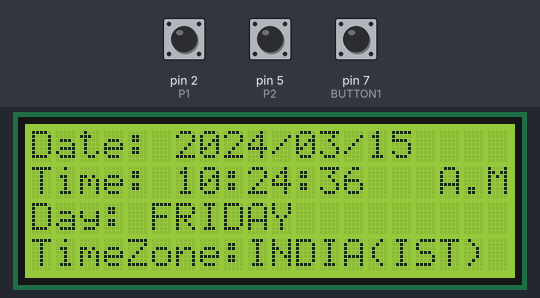
The sketch below on a simulated Arduino Uno, built with avr-gcc and run on an emulated ATmega328P. Shown: 20×4 character LCD. The test bench sets the inputs (shaded band); at power-on: pin 2 (P1) HIGH, pin 7 (BUTTON1) HIGH, pin 5 (P2) HIGH. The local clock reads 2024-03-15 10:24:30 at power-on unless the sketch sets it; what the sketch prints to the serial monitor is not drawn.

Above: at 7.2 s.
7.3 s: pin 2 (P1) pulled LOW for 0.75 s
At 9.4 s:
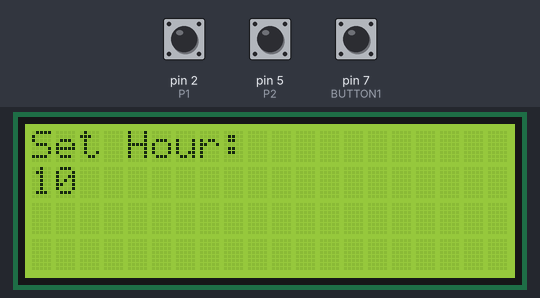
9.9 s: pin 2 (P1) pulled LOW for 3.2 s
At 13.5 s:
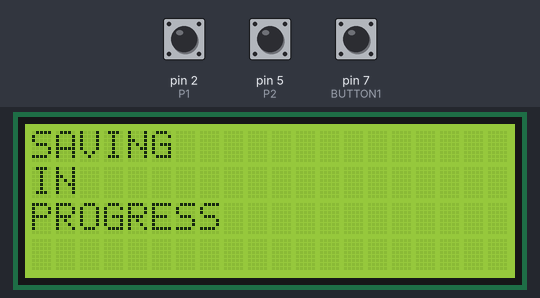
14.6 s: pin 7 (BUTTON1) pulled LOW for 0.75 s
At 17.1 s:
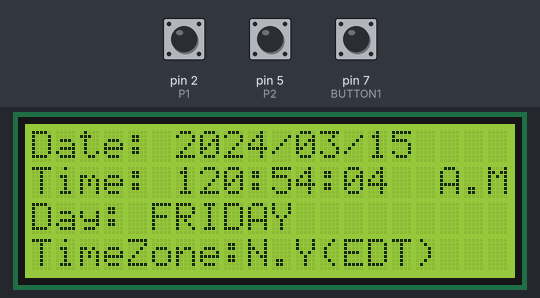
18.6 s: pin 7 (BUTTON1) pulled LOW for 3.2 s
At 23.5 s:
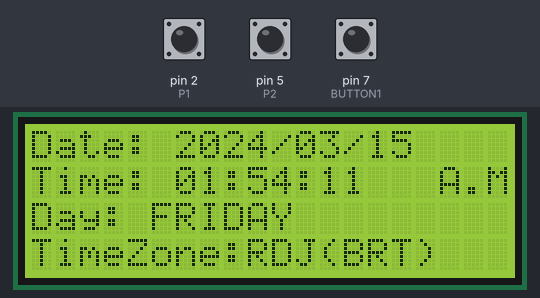
23.6 s: pin 2 (P1) pulled LOW for 1 s
At 27.1 s:
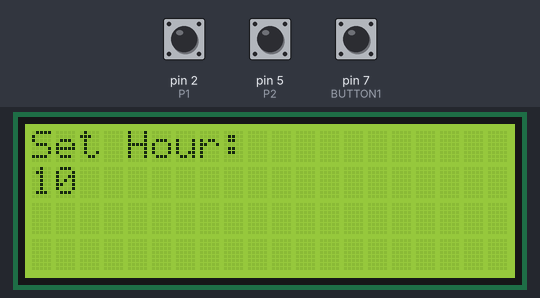
27.4 s: pin 5 (P2) pulled LOW for 0.75 s
At 28.3 s:
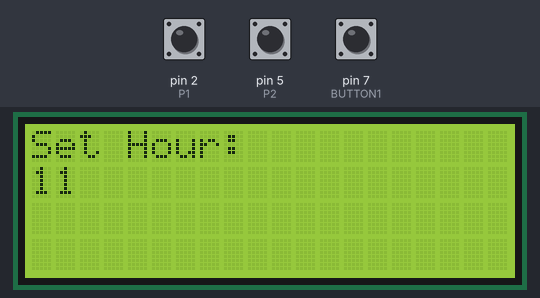
Timing chart, 0 to 30.4 s (numbered marks = the images above; inputs shaded):
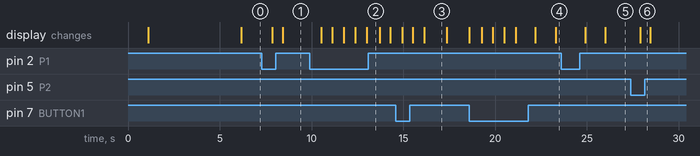

Measured:
- after the input at 9.9 s, the display: first changes after 0.62 s (image 2 shows a later state)
- after the input at 14.6 s, the display: first changes after 0.35 s (image 3 shows a later state)
- after the input at 18.6 s, the display: first changes after 0.66 s (image 4 shows a later state)
- after the input at 27.4 s, the display: changes after 0.52 s (image 6)
- what the display in image 3 shows lasts 1.3 s, from 16.1 s to 17.4 s

The sketch:

aditya.ino
```cpp
#include "Wire.h"
#include "LCD.h"
#include "LiquidCrystal_I2C.h"
#include "RTClib.h"
#include <DS3231.h>

DS3231  rtc(SDA, SCL);
Time now;
LiquidCrystal_I2C lcd (0x27,2,1,0,4,5,6,7); //I2C Configuration
const int BUTTON1 = 7; // Naming switch button pin for changing time zones
int BUTTON1state =0; //when the button is not pressed means it is at default
const int P1 = 2; //for menu
const int P2 = 5; //for incrementing the value+

//************Variables Used Including New Debounce Variable**************//
int hourupg;
int minupg;
int yearupg;
int monthupg;
int dateupg;
int dayofweekupg;
int menu=0;
const int debounce = 500;
int count=0;

char week [7] [12] ={"SUNDAY", "MONDAY", "TUESDAY", "WEDNESDAY", "THURSDAY", "FRIDAY", "SATURDAY"};
void setup() {
  Serial.begin(9600);
    // LCD Configuration
    lcd.begin(20,4);
    lcd.setBacklightPin(3,POSITIVE);
    lcd.setBacklight(HIGH);
    lcd.clear();
    //RTC Configuration
     rtc.begin();
    pinMode(BUTTON1, INPUT_PULLUP);
    pinMode(P1,INPUT_PULLUP);
    pinMode(P2,INPUT_PULLUP);

    delay(1000);
    lcd.setCursor(7, 0);
    lcd.print("Hello");
    lcd.setCursor(4, 1);
    lcd.print("Welcome to");
    lcd.setCursor(4, 2);
    lcd.print("World Clock");
    delay(5000);
    lcd.clear();
}

void loop() {
  // in which subroutine should we go?
  if (menu==0)
  {
     DisplayDateTime(); // void DisplayDateTime
  }
  if (menu==1)
  {
    // lcd.clear();
    DisplaySetHour();
    delay(100);
  }
  if (menu==2)
  {
    DisplaySetMinute();
     delay(100);
  }
  if (menu==3)
  {
    DisplaySetYear();
     delay(100);
  }
  if (menu==4)
  {
    DisplaySetMonth();
     delay(100);
  }
  if (menu==5)
  {
    DisplaySetDate();
     delay(100);
  }
  if (menu==6)
  {
    StoreAgg();
     delay(100);
    //delay(500);
    menu=0;
  }
    delay(50);

}

//displaying the world clock
void DisplayDateTime()
{
    if(digitalRead(P1) == LOW){
      menu=1;
      delay(debounce);
    }

   now = rtc.getTime();
   if(digitalRead(BUTTON1)==LOW)
   {
    count++;
    lcd.clear();
   }
    // Reading button status / input

  //India Time Zone Code
  if(count%6==0)
  {
    //lcd.clear();

    // DateTime now = rtc.now();

    //Time
    lcd.setCursor(0,1);
    lcd.print("Time: ");
    if(now.hour!=0 && (now.hour < 10 || (12 < now.hour && now.hour < 22)))
    {
      lcd.print(0);
    }
    if(now.hour == 0)
    {
      lcd.print(12);
    }
    else if(now.hour > 12) //12 hour clock
    {
      lcd.print(now.hour - 12, DEC);
    }
    else
    {
      lcd.print(now.hour,DEC);
    }
    hourupg = now.hour;
    lcd.print(':');
    if(now.min < 10)
    {
      lcd.print(0);
    }
    lcd.print(now.min,DEC);
    minupg = now.min;
    lcd.print(':');
    if(now.sec < 10)
    {
      lcd.print(0);
    }
    lcd.print(now.sec,DEC);

    //Date
    lcd.setCursor(0,0);
    lcd.print("Date: ");
    lcd.print(now.year,DEC);
    yearupg = now.year;
    lcd.print('/');
    if(now.mon <10)
    {
      lcd.print(0);
    }
    lcd.print(now.mon,DEC);
    monthupg = now.mon;
    lcd.print('/');
    if(now.date < 10)
    {
      lcd.print(0);
    }
    lcd.print(now.date,DEC);
    dateupg = now.date;

    //Day of Week
    lcd.setCursor(0,2);
    lcd.print("Day: ");
    if(now.dow == 7)
    {
      lcd.print(week[0]);
    }
    else
    {
      lcd.print(week[now.dow]);
    }
    dayofweekupg = now.dow;
    lcd.print(" ");

    //Time Zone
    lcd.setCursor(0,3);
    lcd.print("TimeZone:");
    lcd.print("INDIA(IST)");

    // AM and PM
    if(now.hour <12)
    {
      lcd.setCursor(17, 1);
      lcd.print("A.M");
    }
    else
    {
      lcd.setCursor(17, 1);
      lcd.print("P.M");
    }
    Serial.println(now.sec);
    int i = now.sec;

    delay(500);
    if(i==59){
      lcd.clear(); //Clear the display every minute
      Serial.println("CLEAR");
    }
  }

  // New York Time Zone Code
  if(count%6==1)
  {
    // lcd.clear();
    // now = rtc.getTime();
    int hour = now.hour - 9;
    int dayofweek = now.dow;
    int date = now.date;
    int month = now.mon;
    int year = now.year;
    int minute = now.min - 30;
    if(minute < 0)//when minute becomes negative
    {
      minute = 60 + minute;
      hour = hour - 1;
    }
    if(hour<0)//when hour becomes negative
    {
      hour = 24 + hour;
      dayofweek = dayofweek - 1;
      date = date - 1;
    }
    //for day of week
    if(dayofweek < 0)
    {
      dayofweek = 7 + dayofweek;
    }

    //for date
    if(date == 0)
    {
      month = month - 1;
      if(month == 0)
      {
        month = 12;
        year = year -1;
      }
      date = 30;
      if(month == 1 || month == 3 || month == 5 || month == 7 || month == 8 || month == 10 || month == 12)
      {
        date = 31;
      }
      if(month == 2)
      {
        date = 28;
        //leap year
        if(year % 100 == 0)
        {
          if(year % 400 == 0)
          {
            date = 29;
          }
        }
        else if(year % 4 == 0)
        {
          date = 29;
        }
      }
    }

    lcd.setCursor(0,1);
    lcd.print("Time: ");
    if(hour!=0 && (hour < 10 || (12 < hour && hour < 22)))
    {
      lcd.print(0);
    }
    if(hour == 0)
    {
      lcd.print(12);
    }
    if(hour > 12)
    {
      lcd.print(hour - 12, DEC);
    }
    else
    {
      lcd.print(hour,DEC);
    }

    lcd.print(':');
    if(minute < 10)
    {
      lcd.print(0);
    }
    lcd.print(minute,DEC);
    lcd.print(':');
    if(now.sec < 10)
    {
      lcd.print(0);
    }
    lcd.print(now.sec,DEC);

    lcd.setCursor(0,0);
    lcd.print("Date: ");
    lcd.print(year,DEC);
    lcd.print('/');
    if(month <10)
    {
      lcd.print(0);
    }
    lcd.print(month,DEC);
    lcd.print('/');
    if(date <10)
    {
      lcd.print(0);
    }
    lcd.print(date,DEC);

    lcd.setCursor(0,2);
    lcd.print("Day: ");
    if(dayofweek == 7)
    {
      lcd.print(week[0]);
    }
    else
    {
      lcd.print(week[dayofweek]);
    }
    lcd.print(" ");

    lcd.setCursor(0,3);
    lcd.print("TimeZone:");
    lcd.print("N.Y(EDT)");

    // AM and PM
    if(hour <12)
    {
      lcd.setCursor(17, 1);
      lcd.print("A.M");
    }
    else
    {
      lcd.setCursor(17, 1);
      lcd.print("P.M");
    }
    Serial.println(now.sec);

    int i = now.sec;

    delay(500);
    if(i==59){
      lcd.clear(); //Clear the display every minute
      Serial.println("CLEAR");
    }

  }

  //London Time Zone Code
  if(count%6==2)
  {
    // lcd.clear();
    // now = rtc.getTime();
    int hour = now.hour - 5;
    int dayofweek = now.dow;
    int date = now.date;
    int month = now.mon;
    int year = now.year;
    int minute = now.min - 30;
    if(minute < 0)
    {
      minute = 60 + minute;
      hour = hour - 1;
    }
    if(hour<0)
    {
      hour = 24 + hour;
      dayofweek = dayofweek - 1;
      date = date - 1;
    }
    //for day of week
    if(dayofweek < 0)
    {
      dayofweek = 7 + dayofweek;
    }
    if(date == 0)
    {
      month = month - 1;
      if(month == 0)
      {
        month = 12;
        year = year -1;
      }
      date = 30;
      if(month == 1 || month == 3 || month == 5 || month == 7 || month == 8 || month == 10 || month == 12)
      {
        date = 31;
      }
      if(month == 2)
      {
        date = 28;
        //leap year
        if(year % 100 == 0)
        {
          if(year % 400 == 0)
          {
            date = 29;
          }
        }
        else if(year % 4 == 0)
        {
          date = 29;
        }
      }
    }
    lcd.setCursor(0,1);
    lcd.print("Time: ");
    if(hour!=0 && (hour < 10 || (12 < hour && hour < 22)))
    {
      lcd.print(0);
    }
    if(hour == 0)
    {
      lcd.print(12);
    }
    if(hour > 12)
    {
      lcd.print(hour - 12, DEC);
    }
    else
    {
      lcd.print(hour,DEC);
    }

    lcd.print(':');
    if(minute < 10)
    {
      lcd.print(0);
    }
    lcd.print(minute,DEC);
    lcd.print(':');
    if(now.sec < 10)
    {
      lcd.print(0);
    }
    lcd.print(now.sec,DEC);

    lcd.setCursor(0,0);
    lcd.print("Date: ");
    lcd.print(year,DEC);
    lcd.print('/');
    if(month <10)
    {
      lcd.print(0);
    }
    lcd.print(month,DEC);
    lcd.print('/');
    if(date <10)
    {
      lcd.print(0);
    }
    lcd.print(date,DEC);

    lcd.setCursor(0,2);
    lcd.print("Day: ");
    if(dayofweek == 7)
    {
      lcd.print(week[0]);
    }
    else
    {
      lcd.print(week[dayofweek]);
    }
    lcd.print(" ");

    lcd.setCursor(0,3);
    lcd.print("TimeZone:");
    lcd.print("LONDON(GMT)");

    //AM to PM
    if(hour <12)
    {
      lcd.setCursor(17, 1);
      lcd.print("A.M");
    }
    else
    {
      lcd.setCursor(17, 1);
      lcd.print("P.M");
    }

    Serial.println(now.sec);

    int i = now.sec;

    delay(500);
    if(i==59){
      lcd.clear(); //Clear the display every second
      Serial.println("CLEAR");
    }
  }

  //Tokyo Time Zone Code
  if(count%6 == 3)
  {
    // lcd.clear();
    // now = rtc.getTime();
    int hour = now.hour + 3;
    int dayofweek = now.dow;
    int date = now.date;
    int month = now.mon;
    int year = now.year;
    int minute = now.min + 30;
    if(minute >= 60)//when minutes exceed 60
    {
      minute = minute - 60;
      hour = hour + 1;
    }
    if(hour >= 24)//when hours exceed 24
    {
      hour = hour - 24;
      dayofweek = dayofweek + 1;
      date = date + 1;
    }
    // for week day
    if(dayofweek > 6)
    {
      dayofweek = dayofweek - 7;
    }
    //for date
    if(date > 30)
    {
      if(month == 4 || month == 6 || month == 9 || month == 11)
      {
        date = date - 30;
      }
      month = month + 1;
      if(month > 12)
      {
        month = month -12;
        year = year + 1;
      }
    }
    //when the standard month is february
    if(now.mon == 2)
    {
      if(date > 28)
      {
        if(date >29)
        {
          date = date - 29;
        }
        if(year % 100 == 0)
        {
          if(year % 400 == 0)
          {
            date = date;
          }
          else
          {
            date = date - 28;
          }
        }
        else if(year % 4 == 0)
        {
          date = date;
        }
        else
        {
          date = date - 28;
        }
      }
    }
    lcd.setCursor(0,1);
    lcd.print("Time: ");
    if(hour!=0 && (hour < 10 || (12 < hour && hour < 22)))
    {
      lcd.print(0);
    }
    if(hour == 0)
    {
      lcd.print(12);
    }
    if(hour > 12)
    {
      lcd.print(hour - 12, DEC);
    }
    else
    {
      lcd.print(hour,DEC);
    }

    lcd.print(':');
    if(minute < 10)
    {
      lcd.print(0);
    }
    lcd.print(minute,DEC);
    lcd.print(':');
    if(now.sec < 10)
    {
      lcd.print(0);
    }
    lcd.print(now.sec,DEC);

    lcd.setCursor(0,0);
    lcd.print("Date: ");
    lcd.print(year,DEC);
    lcd.print('/');
    if(month <10)
    {
      lcd.print(0);
    }
    lcd.print(month,DEC);
    lcd.print('/');
    if(date <10)
    {
      lcd.print(0);
    }
    lcd.print(date,DEC);

    lcd.setCursor(0,2);
    lcd.print("Day: ");
    if(dayofweek == 7)
    {
      lcd.print(week[0]);
    }
    else
    {
      lcd.print(week[dayofweek]);
    }
    lcd.print(" ");

    lcd.setCursor(0,3);
    lcd.print("TimeZone:");
    lcd.print("TOKYO(JST)");

    //AM to PM
    if(hour <12)
    {
      lcd.setCursor(17, 1);
      lcd.print("A.M");
    }
    else
    {
      lcd.setCursor(17, 1);
      lcd.print("P.M");
    }

    Serial.println(now.sec);

    int i = now.sec;

    delay(500);
    if(i==59){
      lcd.clear(); //Clear the display every second
      Serial.println("CLEAR");
    }

  }
  //Istanbull Time Zone
  if(count%6==4)
  {
    // lcd.clear();
    // now = rtc.getTime();
    int hour = now.hour - 2;
    int dayofweek = now.dow;
    int date = now.date;
    int month = now.mon;
    int year = now.year;
    int minute = now.min - 30;
    if(minute < 0)
    {
      minute = 60 + minute;
      hour = hour - 1;
    }
    if(hour<0)
    {
      hour = 24 + hour;
      dayofweek = dayofweek - 1;
      date = date - 1;
    }
    //for day of week
    if(dayofweek < 0)
    {
      dayofweek = 7 + dayofweek;
    }

    //for date
    if(date == 0)
    {
      month = month - 1;
      if(month == 0)
      {
        month = 12;
        year = year -1;
      }
      date = 30;
      if(month == 1 || month == 3 || month == 5 || month == 7 || month == 8 || month == 10 || month == 12)
      {
        date = 31;
      }
      if(month == 2)
      {
        date = 28;
        //leap year
        if(year % 100 == 0)
        {
          if(year % 400 == 0)
          {
            date = 29;
          }
        }
        else if(year % 4 == 0)
        {
          date = 29;
        }
      }
    }
    lcd.setCursor(0,1);
    lcd.print("Time: ");
    if(hour!=0 && (hour < 10 || (12 < hour && hour < 22)))
    {
      lcd.print(0);
    }
    if(hour == 0)
    {
      lcd.print(12);
    }
    if(hour > 12)
    {
      lcd.print(hour - 12, DEC);
    }
    else
    {
      lcd.print(hour,DEC);
    }

    lcd.print(':');
    if(minute < 10)
    {
      lcd.print(0);
    }
    lcd.print(minute,DEC);
    lcd.print(':');
    if(now.sec < 10)
    {
      lcd.print(0);
    }
    lcd.print(now.sec,DEC);

    lcd.setCursor(0,0);
    lcd.print("Date: ");
    lcd.print(year,DEC);
    lcd.print('/');
    if(month <10)
    {
      lcd.print(0);
    }
    lcd.print(month,DEC);
    lcd.print('/');
    if(date <10)
    {
      lcd.print(0);
    }
    lcd.print(date,DEC);

    lcd.setCursor(0,2);
    lcd.print("Day: ");
    if(dayofweek == 7)
    {
      lcd.print(week[0]);
    }
    else
    {
      lcd.print(week[dayofweek]);
    }
    lcd.print(" ");

    lcd.setCursor(0,3);
    lcd.print("TimeZone:");
    lcd.print("TURKEY(TRT)");

    //AM to PM
    if(hour <12)
    {
      lcd.setCursor(17, 1);
      lcd.print("A.M");
    }
    else
    {
      lcd.setCursor(17, 1);
      lcd.print("P.M");
    }

    Serial.println(now.sec);

    int i = now.sec;

    delay(500);
    if(i==59){
      lcd.clear(); //Clear the display every second
      Serial.println("CLEAR");
    }

  }

  //RIO de janerio Time Zone
  if(count%6==5)
  {
    // lcd.clear();
    // now = rtc.getTime();
    int hour = now.hour - 8;
    int dayofweek = now.dow;
    int date = now.date;
    int month = now.mon;
    int year = now.year;
    int minute = now.min - 30;
    if(minute < 0)
    {
      minute = 60 + minute;
      hour = hour - 1;
    }
    if(hour<0)
    {
      hour = 24 + hour;
      dayofweek = dayofweek - 1;
      date = date - 1;
    }
    //for day of week
    if(dayofweek < 0)
    {
      dayofweek = 7 + dayofweek;
    }

    //for date
    if(date == 0)
    {
      month = month - 1;
      if(month == 0)
      {
        month = 12;
        year = year -1;
      }
      date = 30;
      if(month == 1 || month == 3 || month == 5 || month == 7 || month == 8 || month == 10 || month == 12)
      {
        date = 31;
      }
      if(month == 2)
      {
        date = 28;
        //leap year
        if(year % 100 == 0)
        {
          if(year % 400 == 0)
          {
            date = 29;
          }
        }
        else if(year % 4 == 0)
        {
          date = 29;
        }
      }
    }
    lcd.setCursor(0,1);
    lcd.print("Time: ");
    if(hour!=0 && (hour < 10 || (12 < hour && hour < 22)))
    {
      lcd.print(0);
    }
    if(hour == 0)
    {
      lcd.print(12);
    }
    if(hour > 12)
    {
      lcd.print(hour - 12, DEC);
    }
    else
    {
      lcd.print(hour,DEC);
    }

    lcd.print(':');
    if(minute < 10)
    {
      lcd.print(0);
    }
    lcd.print(minute,DEC);
    lcd.print(':');
    if(now.sec < 10)
    {
      lcd.print(0);
    }
    lcd.print(now.sec,DEC);

    lcd.setCursor(0,0);
    lcd.print("Date: ");
    lcd.print(year,DEC);
    lcd.print('/');
    if(month <10)
    {
      lcd.print(0);
    }
    lcd.print(month,DEC);
    lcd.print('/');
    if(date <10)
    {
      lcd.print(0);
    }
    lcd.print(date,DEC);

    lcd.setCursor(0,2);
    lcd.print("Day: ");
    if(dayofweek == 7)
    {
      lcd.print(week[0]);
    }
    else
    {
      lcd.print(week[dayofweek]);
    }
    lcd.print(" ");

    lcd.setCursor(0,3);
    lcd.print("TimeZone:");
    lcd.print("RDJ(BRT)");

    //AM to PM
    if(hour <12)
    {
      lcd.setCursor(17, 1);
      lcd.print("A.M");
    }
    else
    {
      lcd.setCursor(17, 1);
      lcd.print("P.M");
    }

    Serial.println(now.sec);

    int i = now.sec;

    delay(1000);
    if(i==59){
      lcd.clear(); //Clear the display every second
      Serial.println("CLEAR");
    }
  }
}

void DisplaySetHour()
{
//setting hour
  // P2state = digitalRead(P2);
  lcd.clear();
  // DateTime now = rtc.now();

  lcd.setCursor(0,0);
  lcd.print("Set Hour:");
  lcd.setCursor(0,1);
  if(hourupg < 10)
  {
    lcd.print(0);
  }
  // lcd.blink();
  lcd.print(hourupg,DEC);

  while(digitalRead(P1) == HIGH){
    // lcd.setCursor(1,1);
    // lcd.blink();
  if(digitalRead(P2) == LOW)
  {
    if(hourupg==23)
    {
      hourupg=0;
    }
    else
    {
      hourupg=hourupg+1;
    }
    delay(500);

  }
  // DateTime now = rtc.now();
  lcd.setCursor(0,0);
  lcd.print("Set Hour:");
  lcd.setCursor(0,1);
  if(hourupg < 10)
  {
    lcd.print(0);
  }
  lcd.print(hourupg,DEC);
  }
  if(digitalRead(P1) == LOW)
  {
    menu=2;
    delay(debounce);
  }
}

void DisplaySetMinute()
{
// Setting the minutes

  lcd.clear();

  lcd.setCursor(0,0);
  lcd.print("Set Minutes:");
  lcd.setCursor(0,1);
  if(minupg < 10)
  {
    lcd.print(0);
  }
  lcd.print(minupg,DEC);
  // lcd.blink();
  while(digitalRead(P1) == HIGH){
  if(digitalRead(P2) == LOW)
    {
      if (minupg==59)
      {
        minupg=0;
      }
      else
      {
        minupg=minupg+1;
      }
      delay(debounce);
    }
  lcd.setCursor(0,0);
  lcd.print("Set Minutes:");
  lcd.setCursor(0,1);
  if(minupg < 10)
  {
    lcd.print(0);
  }
  lcd.print(minupg,DEC);
  // lcd.blink();
  //delay(200);
  }
  if(digitalRead(P1) == LOW)
  {
    menu=3;
    delay(debounce);
  }
}

void DisplaySetYear()
{
// setting the year
  lcd.clear();
  lcd.setCursor(0,0);
  lcd.print("Set Year:");
  lcd.setCursor(0,1);
  lcd.print(yearupg,DEC);
  // lcd.blink();
  while(digitalRead(P1) == HIGH){
  if(digitalRead(P2) == LOW)
    {
      if(yearupg == 2029)
      {
        yearupg= 2000;
      }
      else
      {
        yearupg=yearupg+1;
      }
    }
    delay(debounce);
    lcd.setCursor(0,0);
    lcd.print("Set Year:");
    lcd.setCursor(0,1);
    // lcd.blink();
    lcd.print(yearupg,DEC);
  }
  if(digitalRead(P1) == LOW)
  {
    menu=4;
    delay(debounce);
  }
}

void DisplaySetMonth()
{
// Setting the month
  lcd.clear();
  lcd.setCursor(0,0);
  lcd.print("Set Month:");
  lcd.setCursor(0,1);
  if(monthupg <10)
  {
    lcd.print(0);
  }
  lcd.print(monthupg,DEC);
  // lcd.blink();
  while(digitalRead(P1) == HIGH){
  if(digitalRead(P2) == LOW)
    {
      if (monthupg==12)
      {
        monthupg=1;
      }
      else
      {
        monthupg=monthupg+1;
      }
    }

  lcd.setCursor(0,0);
  lcd.print("Set Month:");
  lcd.setCursor(0,1);
  if(monthupg<10)
  {
    lcd.print(0);
  }
  lcd.print(monthupg,DEC);
  // lcd.blink();
  delay(debounce);
  }
  if(digitalRead(P1) == LOW)
  {
    menu=5;
    delay(debounce);
  }
}

void DisplaySetDate()
{
// Setting the date
  lcd.clear();
  lcd.setCursor(0,0);
  lcd.print("Set Date:");
  lcd.setCursor(0,1);
  if(dateupg<10)
  {
    lcd.print(0);
  }
  lcd.print(dateupg,DEC);
  // lcd.blink();
  while(digitalRead(P1) == HIGH){
  if(digitalRead(P2) == LOW)
    {
      if (dateupg==31)
      {
        dateupg=1;
      }
      else
      {
        dateupg=dateupg + 1;
      }
    }
    lcd.setCursor(0,0);
    lcd.print("Set Date:");
    lcd.setCursor(0,1);
    if(dateupg<10)
    {
      lcd.print(0);
    }
    lcd.print(dateupg,DEC);
    // lcd.blink();
    delay(debounce);
  }
  if(digitalRead(P1) == LOW)
  {
    menu=6;
    delay(debounce);
  }
}
void StoreAgg()
{
// Variable saving
  lcd.clear();
  lcd.noBlink();
  lcd.setCursor(0,0);
  lcd.print("SAVING");
  lcd.setCursor(0,1);
  lcd.print("IN");
  lcd.setCursor(0,2);
  lcd.print("PROGRESS");

  rtc.setTime(hourupg, minupg, 0);     // Set the time to 12:00:00 (24hr format)
  rtc.setDate(dateupg, monthupg, yearupg);   // Set the date to October 3th, 2010
  rtc.setDOW();           // Set Day-of-Week to SUNDAY
  delay(500);
}
```
